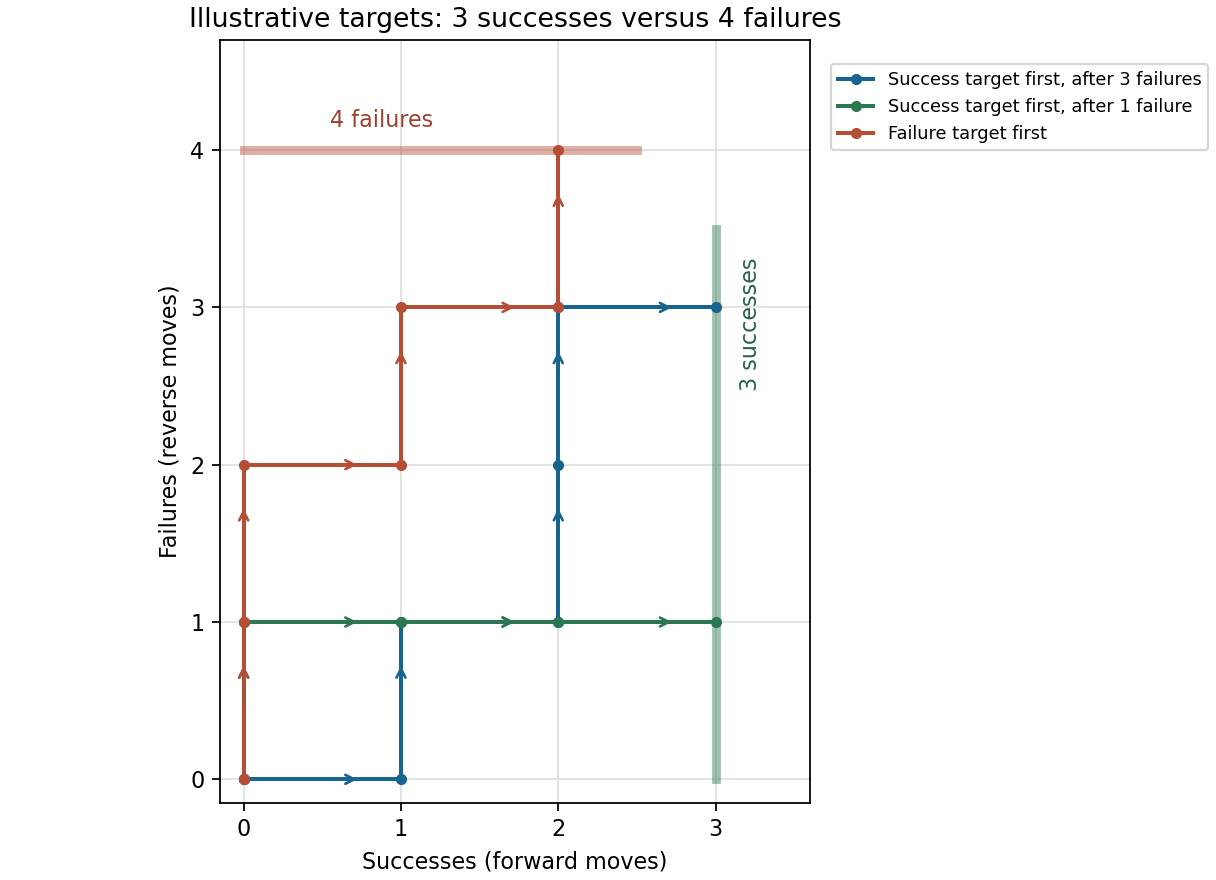

Write Python code to recreate this figure.
"""Original mathematical illustration; write the PNG basename to the cwd.

Tested with Python 3.14.4, NumPy 2.3.5 and Matplotlib 3.10.7.
"""
from pathlib import Path
import matplotlib
matplotlib.use("Agg")
import matplotlib.pyplot as plt
import numpy as np

def path(moves):
    points=[(0,0)]
    for move in moves:
        x,y=points[-1]
        points.append((x+(move=="S"),y+(move=="F")))
    return np.array(points)


def main():
    fig,ax=plt.subplots(figsize=(7.6,5.5),layout="constrained",facecolor="white")
    for xx in range(4):ax.axvline(xx,color=".88",lw=.8)
    for yy in range(5):ax.axhline(yy,color=".88",lw=.8)
    ax.plot([3,3],[0,3.5],color="#2b7751",lw=4,alpha=.45)
    ax.plot([0,2.5],[4,4],color="#b64d35",lw=4,alpha=.45)
    for moves,color,label in [("SFSFFS","#17648e","Success target first, after 3 failures"),("FSSS","#2b7751","Success target first, after 1 failure"),("FFSFSF","#b64d35","Failure target first")]:
        pts=path(moves)
        ax.plot(pts[:,0],pts[:,1],color=color,lw=1.8,marker="o",ms=4,label=label)
        for start,end in zip(pts[:-1],pts[1:]):
            ax.annotate("",xy=.75*end+.25*start,xytext=.45*end+.55*start,arrowprops={"arrowstyle":"->","color":color,"lw":1.2})
    ax.text(3.15,2.5,"3 successes",rotation=90,color="#276347",fontsize=10)
    ax.text(.55,4.15,"4 failures",color="#9c412e",fontsize=10)
    ax.set(xlim=(-.15,3.6),ylim=(-.15,4.7),xlabel="Successes (forward moves)",ylabel="Failures (reverse moves)",title="Illustrative targets: 3 successes versus 4 failures")
    ax.set_xticks(range(4))
    ax.set_yticks(range(5))
    ax.set_aspect("equal")
    ax.legend(loc="upper left",bbox_to_anchor=(1.02,.98),fontsize=8)
    fig.savefig(Path(__file__).with_suffix(".png").name,dpi=160,facecolor="white")
    plt.close(fig)


if __name__ == "__main__":
    main()
